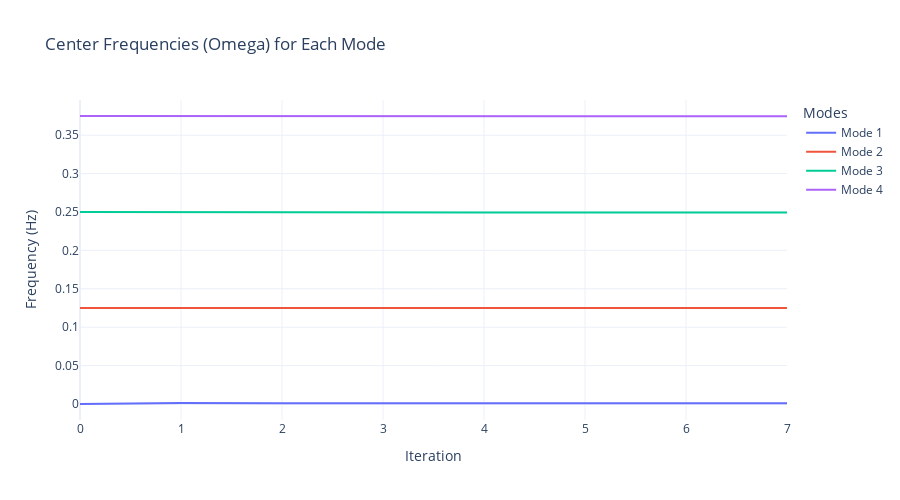

The code cell stored with this chart in its notebook:
### Code cell
fig = go.Figure()

# Convert omega to real part
omega_real = omega.real.numpy()

for k in range(K):
    fig.add_trace(go.Scatter(
        y=omega_real[:, k],
        mode='lines',
        name=f"Mode {k + 1}"
    ))

fig.update_layout(
    title="Center Frequencies (Omega) for Each Mode",
    xaxis_title="Iteration",
    yaxis_title="Frequency (Hz)",
    template="plotly_white",
    legend_title="Modes",
    height=500,
    width=900
)

fig.show()

### Figure 1 — Plotly figure (JSON) as saved in the notebook; plotly's stock layout.template omitted (floating-point values rounded to 4 significant figures)
{"data": [{"mode": "lines", "name": "Mode 1", "type": "scatter", "y": [0.0, 0.001354, 0.0008481, 0.0008225, 0.0008203, 0.0008201, 0.0008201, 0.0008201]}, {"mode": "lines", "name": "Mode 2", "type": "scatter", "y": [0.125, 0.125, 0.1249, 0.1249, 0.1249, 0.1249, 0.1249, 0.1249]}, {"mode": "lines", "name": "Mode 3", "type": "scatter", "y": [0.25, 0.2497, 0.2494, 0.2494, 0.2494, 0.2494, 0.2494, 0.2494]}, {"mode": "lines", "name": "Mode 4", "type": "scatter", "y": [0.375, 0.3748, 0.3748, 0.3748, 0.3748, 0.3748, 0.3748, 0.3748]}], "layout": {"height": 500, "legend": {"title": {"text": "Modes"}}, "title": {"text": "Center Frequencies (Omega) for Each Mode"}, "width": 900, "xaxis": {"title": {"text": "Iteration"}}, "yaxis": {"title": {"text": "Frequency (Hz)"}}}}
